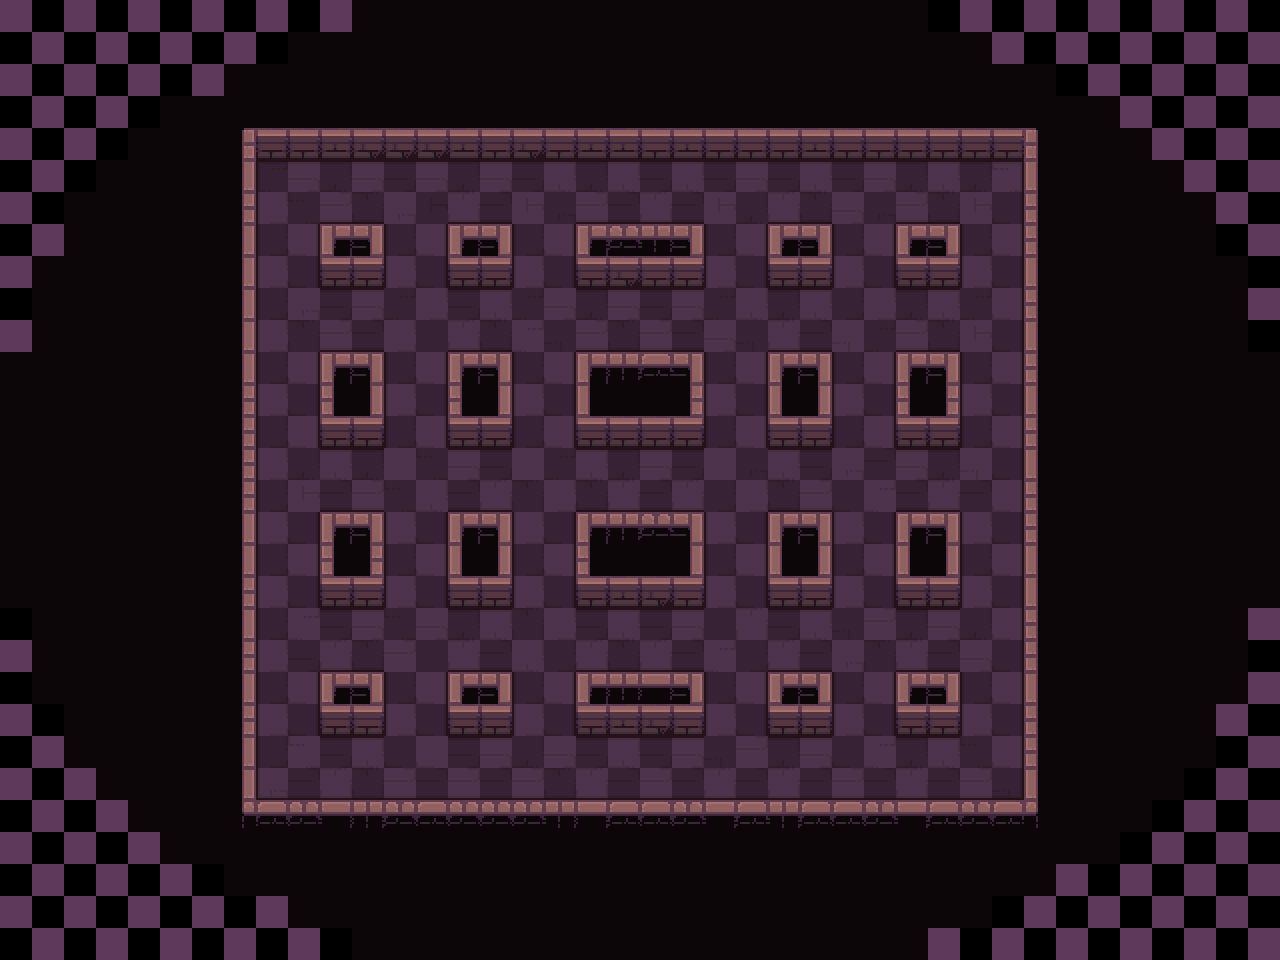

A level layout from a 2D game, rendered from its tile map. Below: a short description, then the map file with tile-grid data replaced by summaries:
An orthogonal 40x30 tile map with 32x32 px tiles, 3 tile layers (checkers, ground, above_characters), 3 hidden layers not drawn and 49 objects (24x hero, 24x switch, rectangle).

<map version="1.2" tiledversion="2019.03.13" orientation="orthogonal" renderorder="right-down" width="40" height="30" tilewidth="32" tileheight="32" infinite="0" nextlayerid="88" nextobjectid="70">
 <tileset firstgid="1" name="tileset" tilewidth="32" tileheight="32" spacing="2" margin="1" tilecount="200" columns="10">
  <image source="../model/tileset.png" trans="000000" width="340" height="680" />
  <terraintypes>
   <terrain name="floor" tile="79" />
   <terrain name="wall" tile="69" />
   <terrain name="hole" tile="78" />
  </terraintypes>
 </tileset>
 <layer id="69" name="background" width="40" height="30" visible="0">
  <data>[1200 cells, 1016 non-empty, 1 distinct tile ids]</data>
 </layer>
 <layer id="87" name="checkers" width="40" height="30">
  <data>[1200 cells, 600 non-empty, 1 distinct tile ids]</data>
 </layer>
 <layer id="73" name="path" width="40" height="30" visible="0">
  <data>[1200 cells, 360 non-empty, 1 distinct tile ids]</data>
 </layer>
 <objectgroup id="14" name="config">
  <object id="69" name="frame" type="rectangle" x="241" y="128" width="797" height="686" visible="0" />
 </objectgroup>
 <objectgroup id="2" name="objects" visible="0">
  <object id="9" name="hero" type="hero" x="270" y="184">
   <point />
  </object>
  <object id="31" name="hero" type="hero" x="304" y="184">
   <point />
  </object>
  <object id="32" name="hero" type="hero" x="334" y="180">
   <point />
  </object>
  <object id="33" name="hero" type="hero" x="367" y="178">
   <point />
  </object>
  <object id="34" name="hero" type="hero" x="398" y="180">
   <point />
  </object>
  <object id="30" name="hero" type="hero" x="429" y="180">
   <point />
  </object>
  <object id="12" name="hero" type="hero" x="463" y="180">
   <point />
  </object>
  <object id="13" name="hero" type="hero" x="496" y="179">
   <point />
  </object>
  <object id="14" name="hero" type="hero" x="528" y="182">
   <point />
  </object>
  <object id="15" name="hero" type="hero" x="560" y="180">
   <point />
  </object>
  <object id="16" name="hero" type="hero" x="590" y="180">
   <point />
  </object>
  <object id="17" name="hero" type="hero" x="623" y="180">
   <point />
  </object>
  <object id="18" name="hero" type="hero" x="656" y="182">
   <point />
  </object>
  <object id="19" name="hero" type="hero" x="688" y="182">
   <point />
  </object>
  <object id="20" name="hero" type="hero" x="720" y="179">
   <point />
  </object>
  <object id="21" name="hero" type="hero" x="751" y="178">
   <point />
  </object>
  <object id="22" name="hero" type="hero" x="781" y="182">
   <point />
  </object>
  <object id="23" name="hero" type="hero" x="813" y="180">
   <point />
  </object>
  <object id="24" name="hero" type="hero" x="847" y="182">
   <point />
  </object>
  <object id="25" name="hero" type="hero" x="882" y="179">
   <point />
  </object>
  <object id="26" name="hero" type="hero" x="911" y="178">
   <point />
  </object>
  <object id="27" name="hero" type="hero" x="943" y="178">
   <point />
  </object>
  <object id="28" name="hero" type="hero" x="977" y="181">
   <point />
  </object>
  <object id="29" name="hero" type="hero" x="1007" y="179">
   <point />
  </object>
  <object id="11" name="switch" type="switch" x="271" y="787">
   <properties>
    <property name="autoDisable" type="bool" value="true" />
   </properties>
   <point />
  </object>
  <object id="35" name="switch" type="switch" x="303" y="787">
   <properties>
    <property name="autoDisable" type="bool" value="true" />
   </properties>
   <point />
  </object>
  <object id="36" name="switch" type="switch" x="335" y="790">
   <properties>
    <property name="autoDisable" type="bool" value="true" />
   </properties>
   <point />
  </object>
  <object id="37" name="switch" type="switch" x="367" y="790">
   <properties>
    <property name="autoDisable" type="bool" value="true" />
   </properties>
   <point />
  </object>
  <object id="46" name="switch" type="switch" x="402" y="787">
   <properties>
    <property name="autoDisable" type="bool" value="true" />
   </properties>
   <point />
  </object>
  <object id="47" name="switch" type="switch" x="434" y="787">
   <properties>
    <property name="autoDisable" type="bool" value="true" />
   </properties>
   <point />
  </object>
  <object id="48" name="switch" type="switch" x="466" y="790">
   <properties>
    <property name="autoDisable" type="bool" value="true" />
   </properties>
   <point />
  </object>
  <object id="49" name="switch" type="switch" x="498" y="790">
   <properties>
    <property name="autoDisable" type="bool" value="true" />
   </properties>
   <point />
  </object>
  <object id="50" name="switch" type="switch" x="529" y="791">
   <properties>
    <property name="autoDisable" type="bool" value="true" />
   </properties>
   <point />
  </object>
  <object id="51" name="switch" type="switch" x="561" y="791">
   <properties>
    <property name="autoDisable" type="bool" value="true" />
   </properties>
   <point />
  </object>
  <object id="52" name="switch" type="switch" x="590" y="789">
   <properties>
    <property name="autoDisable" type="bool" value="true" />
   </properties>
   <point />
  </object>
  <object id="53" name="switch" type="switch" x="625" y="788">
   <properties>
    <property name="autoDisable" type="bool" value="true" />
   </properties>
   <point />
  </object>
  <object id="54" name="switch" type="switch" x="657" y="788">
   <properties>
    <property name="autoDisable" type="bool" value="true" />
   </properties>
   <point />
  </object>
  <object id="55" name="switch" type="switch" x="689" y="784">
   <properties>
    <property name="autoDisable" type="bool" value="true" />
   </properties>
   <point />
  </object>
  <object id="56" name="switch" type="switch" x="721" y="787">
   <properties>
    <property name="autoDisable" type="bool" value="true" />
   </properties>
   <point />
  </object>
  <object id="57" name="switch" type="switch" x="753" y="787">
   <properties>
    <property name="autoDisable" type="bool" value="true" />
   </properties>
   <point />
  </object>
  <object id="58" name="switch" type="switch" x="782" y="785">
   <properties>
    <property name="autoDisable" type="bool" value="true" />
   </properties>
   <point />
  </object>
  <object id="59" name="switch" type="switch" x="814" y="785">
   <properties>
    <property name="autoDisable" type="bool" value="true" />
   </properties>
   <point />
  </object>
  <object id="60" name="switch" type="switch" x="846" y="788">
   <properties>
    <property name="autoDisable" type="bool" value="true" />
   </properties>
   <point />
  </object>
  <object id="61" name="switch" type="switch" x="878" y="788">
   <properties>
    <property name="autoDisable" type="bool" value="true" />
   </properties>
   <point />
  </object>
  <object id="62" name="switch" type="switch" x="909" y="784">
   <properties>
    <property name="autoDisable" type="bool" value="true" />
   </properties>
   <point />
  </object>
  <object id="63" name="switch" type="switch" x="939" y="784">
   <properties>
    <property name="autoDisable" type="bool" value="true" />
   </properties>
   <point />
  </object>
  <object id="64" name="switch" type="switch" x="975" y="787">
   <properties>
    <property name="autoDisable" type="bool" value="true" />
   </properties>
   <point />
  </object>
  <object id="65" name="switch" type="switch" x="1005" y="785">
   <properties>
    <property name="autoDisable" type="bool" value="true" />
   </properties>
   <point />
  </object>
 </objectgroup>
 <layer id="84" name="types" width="40" height="30" visible="0">
  <data>[1200 cells, 1016 non-empty, 3 distinct tile ids]</data>
 </layer>
 <layer id="85" name="ground" width="40" height="30">
  <data>[1200 cells, 1016 non-empty, 62 distinct tile ids]</data>
 </layer>
 <layer id="86" name="above_characters" width="40" height="30">
  <data>[1200 cells, 136 non-empty, 17 distinct tile ids]</data>
 </layer>
</map>
